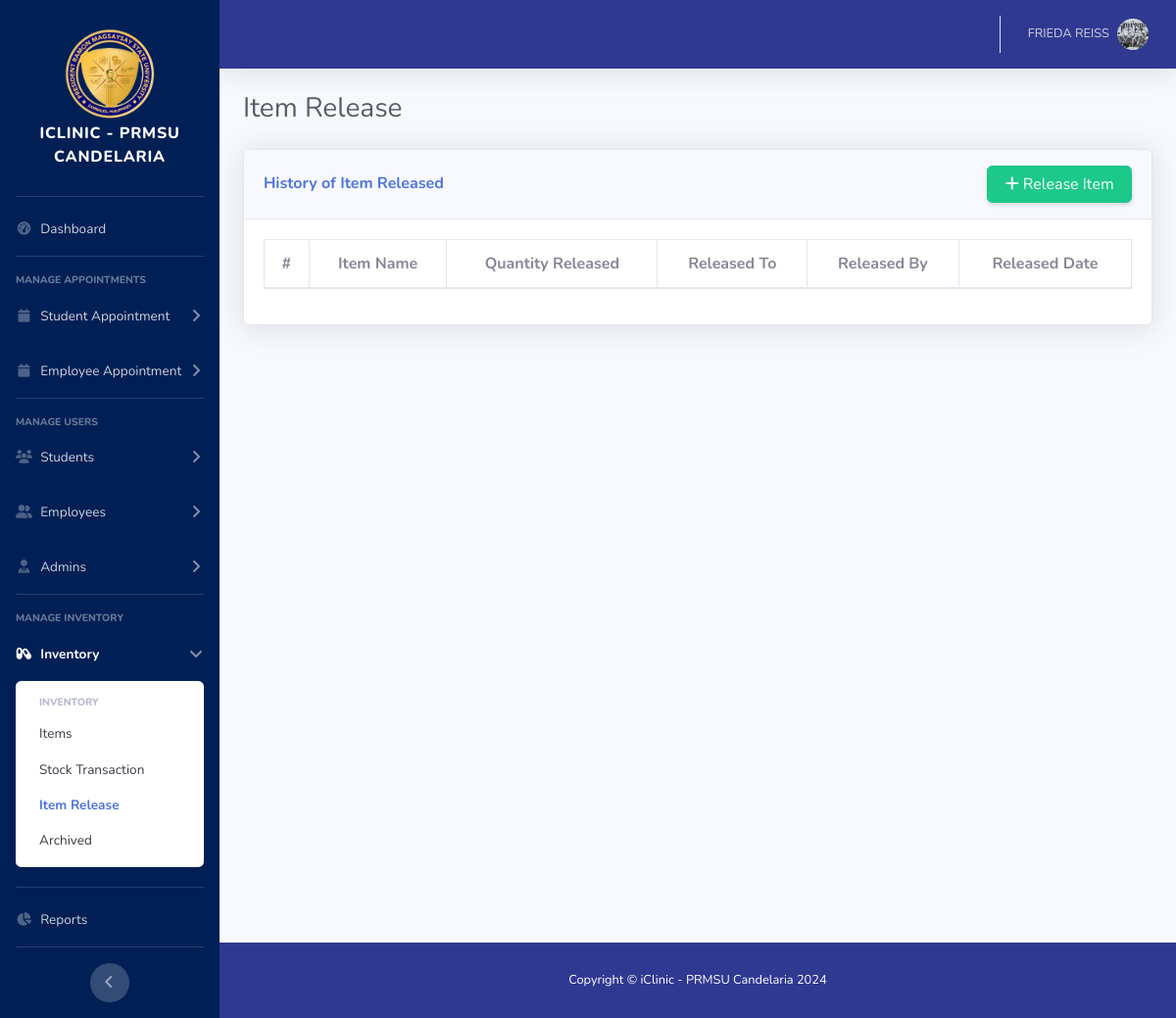
The app's page /admin/inventory-item-release.php (signed in), older data.
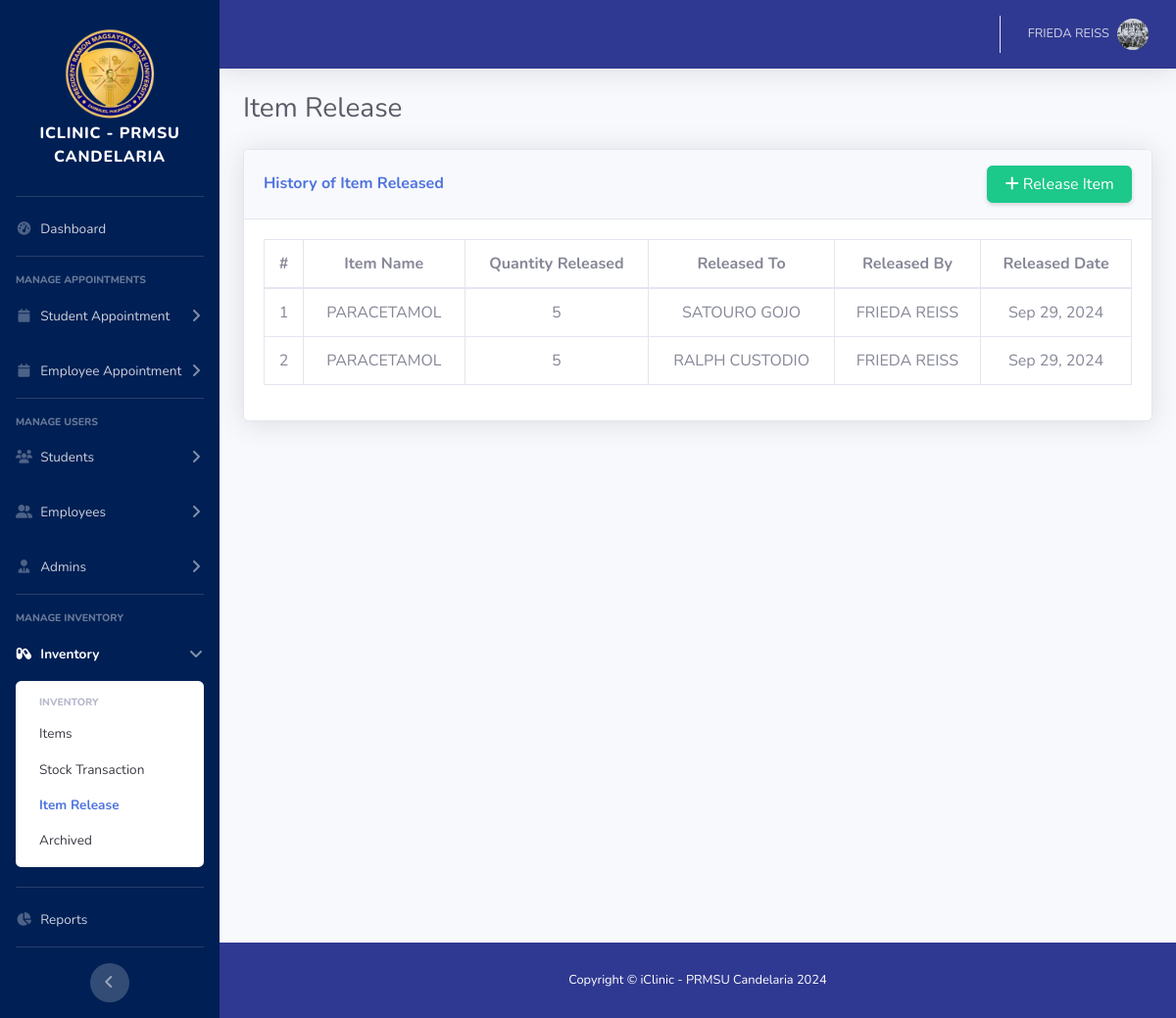
The same page, newer data.
### tables this page shows
CREATE TABLE `item_release_tbl` (
  `release_id` int(11) NOT NULL,
  `item_id` int(11) NOT NULL,
  `quantity_released` int(11) NOT NULL,
  `release_date` datetime NOT NULL,
  `released_to` int(11) NOT NULL,
  `released_by` int(11) NOT NULL
);

CREATE TABLE `item_tbl` (
  `item_id` int(11) NOT NULL,
  `item_name` varchar(100) NOT NULL,
  `description` varchar(255) NOT NULL,
  `quantity_in_stock` int(11) NOT NULL,
  `unit` varchar(50) NOT NULL,
  `expiry_date` date NOT NULL,
  `added_by` int(11) NOT NULL,
  `deleted` tinyint(1) NOT NULL DEFAULT 0 COMMENT '1 = deleted, 0 = not deleted'
);

### admin/inventory-item-release.php (the view, shortened to what the changed rows need)
<!DOCTYPE html>
<html lang="en">
<?php include './include/head.php'; ?>
<body id="page-top">
    <div id="wrapper">
        <div id="content-wrapper" class="d-flex flex-column">
            <div id="content">
                <div class="container-fluid">
                    <div class="d-sm-flex align-items-center justify-content-between mb-4">
                        <h1 class="h3 mb-0 text-gray-800">Item Release</h1>
                    </div>
                    <div class="row">
                        <div class="col-xl-12 col-lg-12">
                            <div class="card shadow mb-4">
                                <div class="card-body">
                                    <div class="table-responsive">
                                        <table class="table table-bordered nowrap text-center" id="myTable" width="100%" cellspacing="0">
                                            <thead class="">
                                                <tr>
                                                    <th scope="col">#</th>
                                                    <th scope="col">Item Name</th>
                                                    <th scope="col">Quantity Released</th>
                                                    <th scope="col">Released To</th>
                                                    <th scope="col">Released By</th>
                                                    <th scope="col">Released Date</th>
                                                </tr>
                                            </thead>
                                            <tbody>
                                            <?php
                                                require '../db/dbconn.php';
                                                $display_appointments = "
                                                					SELECT
                                                                        irt.release_id,
                                                                        it.item_name,
                                                                        irt.quantity_released,
                                                                        COALESCE(CONCAT(st.first_name, ' ', st.last_name), CONCAT(et.first_name, ' ', et.last_name)) AS recipient_name,
                                                                        CONCAT(adt.first_name, ' ', adt.last_name) AS releaser_name,
                                                                        irt.release_date
                                                                    FROM `item_release_tbl` irt
                                                                    INNER JOIN `item_tbl` it ON it.item_id = irt.item_id
                                                                    -- Alias ut1 for the user who the item is released to
                                                                    INNER JOIN `user_tbl` ut1 ON ut1.user_id = irt.released_to
                                                                    -- Alias ut2 for the user who released the item (admin or other roles)
                                                                    INNER JOIN `user_tbl` ut2 ON ut2.user_id = irt.released_by
                                                                    INNER JOIN `admin_tbl` adt ON adt.user_id = ut2.user_id
                                                                    LEFT JOIN `student_tbl` st ON ut1.user_id = st.user_id AND ut1.role = 'STUDENT'
                                                                    LEFT JOIN `employee_tbl` et ON ut1.user_id = et.user_id AND ut1.role = 'EMPLOYEE'
                                                					";
                                                $sqlQuery = mysqli_query($con, $display_appointments) or die(mysqli_error($con));
                                                $counter = 1;
                                                while($row = mysqli_fetch_array($sqlQuery)){
                                                    $item_name = $row['item_name'];
                                                    $quantity_released = $row['quantity_released'];
                                                    $recipient_name = $row['recipient_name'];
                                                    $releaser_name = $row['releaser_name'];
                                                    $release_date = $row['release_date'];
                                                    $formatted_date = date('M d, Y', strtotime($release_date));
                                            ?>
                                            <tr>
                                                <td class=""><?php echo $counter; ?></td>
                                                <td class=""><?php echo $item_name; ?></td>
                                                <td class=""><?php echo $quantity_released; ?></td>
                                                <td class="">
                                                    <?php echo $recipient_name; ?>
                                                </td>
                                                <td class=""><?php echo $releaser_name; ?></td>
                                                <td class=""><?php echo $formatted_date; ?></td>
                                            </tr>
                                            <?php
                                                    $counter++;
                                                }
                                            ?>
                                            </tbody>
                                        </table>
                                    </div>
                                </div>
                            </div>
                        </div>
                    </div>
                </div>
            </div>
        </div>
    </div>
</body>
</html>

Row changes from the older to the newer data that the page shows:
added item_release_tbl: item.item_name "PARACETAMOL", quantity_released "5", recipient_name "SATOURO GOJO", releaser_name "FRIEDA REISS", release_date "Sep 29, 2024"
added item_release_tbl: item.item_name "PARACETAMOL", quantity_released "5", recipient_name "RALPH CUSTODIO", releaser_name "FRIEDA REISS", release_date "Sep 29, 2024"
